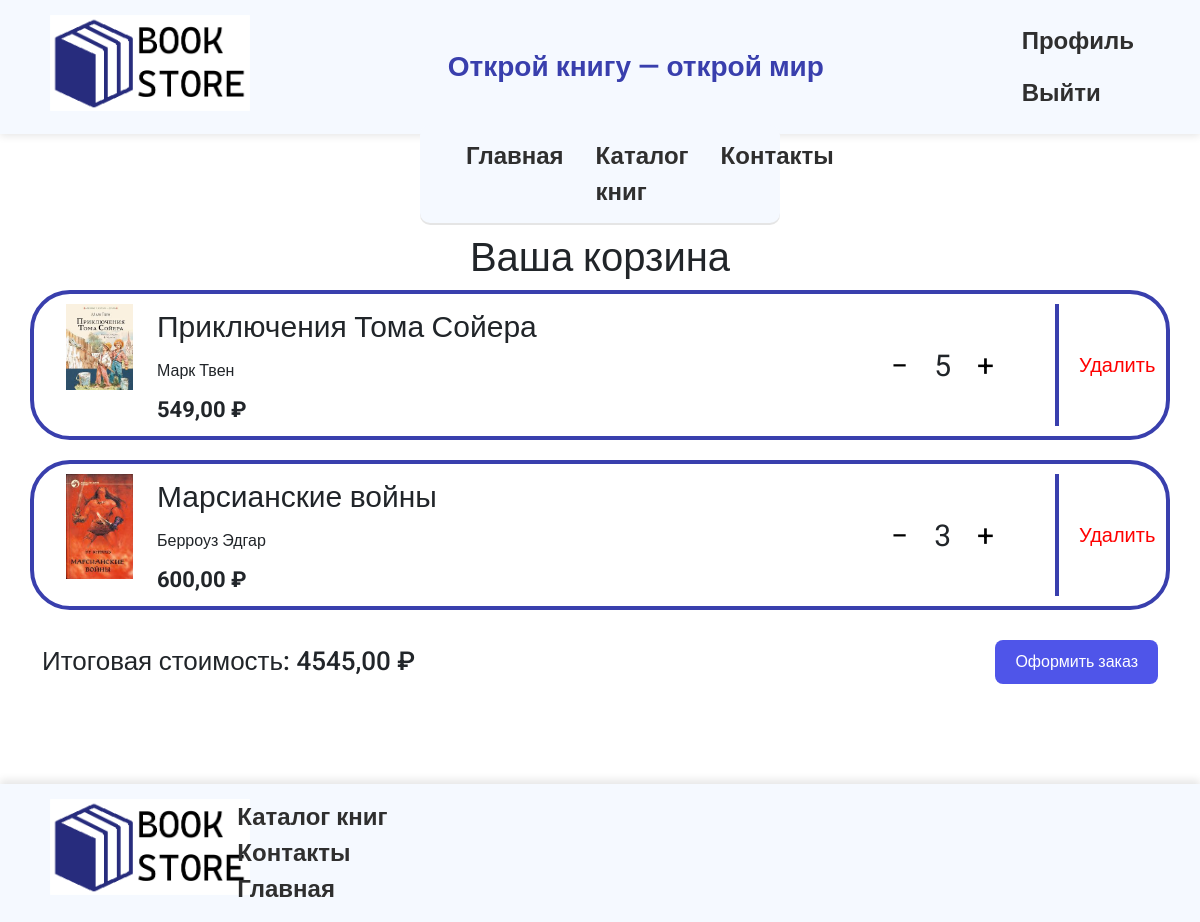
/cart/ (signed in), run on an earlier commit of the app's database.
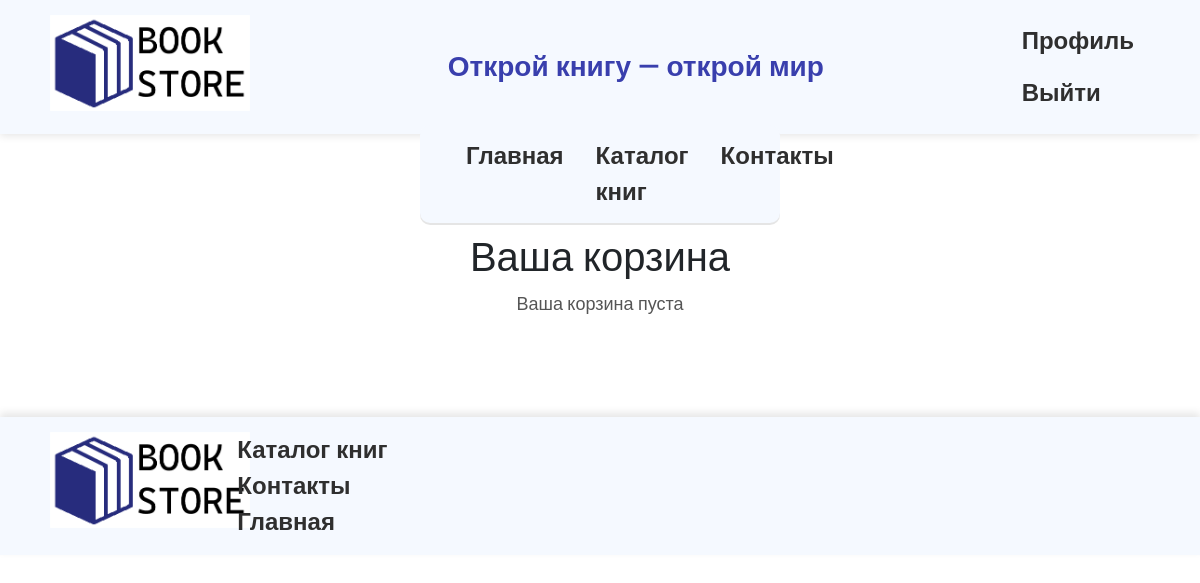
And on a later commit of the database.
### client/models.py (models this page shows)
class CartItem(models.Model):
    user = models.ForeignKey(CustomUser, on_delete=models.CASCADE)
    book = models.ForeignKey(Books, on_delete=models.CASCADE)
    quantity = models.PositiveIntegerField(default=1)
    class Meta:
        unique_together = ('user', 'book')
    def total_price(self):
        return self.book.price * self.quantity

class Books(models.Model):
    title = models.CharField(max_length=200)
    description = models.TextField()
    author = models.CharField(max_length=150)
    price = models.DecimalField(max_digits=10, decimal_places=2)
    country = models.CharField(max_length=100)
    year = models.IntegerField()
    image = models.ImageField(upload_to='books/')
    genre = models.ManyToManyField(Genre)
    quantity = models.PositiveIntegerField(default=0)

### client/views.py (the view)
# urls.py: path('cart/', views.cart_page, name='cart'),
@login_required
def cart_page(request):
    cart_items = CartItem.objects.filter(user=request.user)
    total = sum([item.total_price() for item in cart_items])
    return render(request, "cart.html", {"cart_items": cart_items, "total": total})

### client/templates/cart.html (shortened to what this page needs)
{% extends './base.html' %}
{% load static %}
{% block content %}
<section class="cart-section">
  <div class="container">
    <h1 class="auth-title">Ваша корзина</h1>
    {% if cart_items %}
      <div class="cart-list">
        {% for item in cart_items %}
          <div class="cart-card row">
            <div class="cart-img col-1">
                <img src="{{ item.book.image.url }}" alt="{{ item.book.title }}">
            </div>
            <div class="col-8 cart-info">
                <div class="cart-title">{{ item.book.title }}</div>
                <div class="cart-author">{{ item.book.author }}</div>
                <div class="cart-price"> {{ item.book.price }} ₽</div>
            </div>
            <div class="quantity-controls col-2" data-item-id="{{ item.id }}">
                <button type="button" class="btn-qty minus">−</button>
                    <span class="qty">{{ item.quantity }}</span>
                <button type="button" class="btn-qty plus">+</button>
            </div>
            <div class="col-1 cart-remove">
                <a href="{% url 'remove_from_cart' item.id %}" class="remove-btn">Удалить</a>
            </div>
          </div>
        {% endfor %}
      </div>
      <div class="cart-summary">
        <h3>Итоговая стоимость: <span>{{ total }} ₽</span></h3>
        <a href="{% url 'order_confirm' %}" class="btn-primary">Оформить заказ</a>
      </div>
    {% else %}
      <p class="empty-cart">Ваша корзина пуста</p>
    {% endif %}
  </div>
</section>
{% endblock %}

What changed in the data, as far as the page shows it:
removed CartItem: book.image (picture), book "Приключения Тома Сойера", book.author "Марк Твен", book.price "549,00", quantity "5"
removed CartItem: book.image (picture), book "Марсианские войны", book.author "Берроуз Эдгар", book.price "600,00", quantity "3"
Also different on the page:
{{ total }}: "4545,00" → (not shown)
text no longer shown: "Итоговая стоимость: ₽ Оформить заказ"
text now shown: "Ваша корзина пуста"
